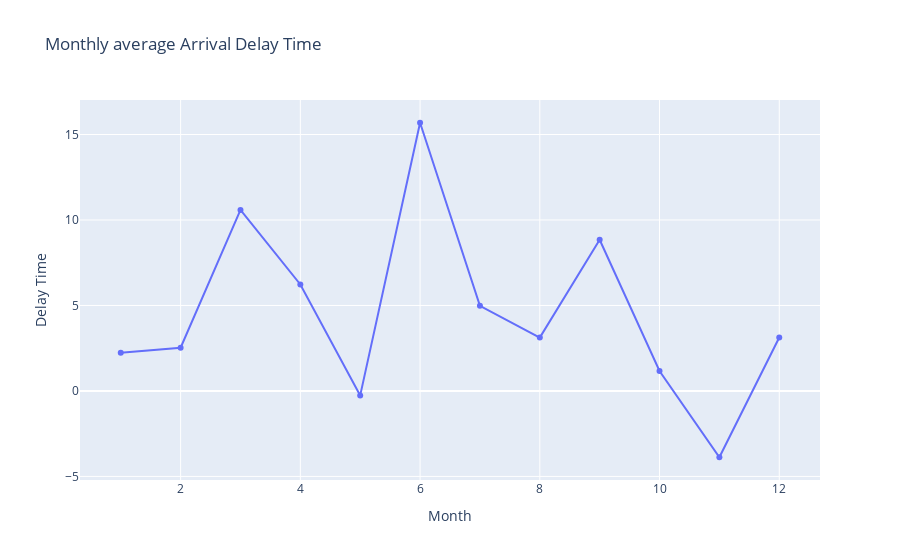

The cell this chart's notebook holds for it:
### Markdown cell above
Learn more about line plot [here](https://plotly.com/python/line-charts/?utm_medium=Exinfluencer&utm_source=Exinfluencer&utm_content=000026UJ&utm_term=10006555&utm_id=NA-SkillsNetwork-Channel-SkillsNetworkCoursesIBMDeveloperSkillsNetworkDV0101ENSkillsNetwork20297740-2022-01-01)

#### Idea: Extract average monthly arrival delay time and see how it changes over the year.

### Code cell
line_data = data.groupby('Month')['ArrDelay'].mean().reset_index()

# line_data.plot(kind='line', x='Month', y='ArrDelay')
fig = go.Figure(data=go.Scatter(x=line_data['Month'], y=line_data['ArrDelay']))
fig.update_layout(title='Monthly average Arrival Delay Time', xaxis_title='Month', yaxis_title='Delay Time')
fig.show()

### Figure 1 — Plotly figure (JSON) as saved in the notebook; plotly's stock layout.template omitted (floating-point values rounded to 4 significant figures)
{"data": [{"type": "scatter", "x": [1, 2, 3, 4, 5, 6, 7, 8, 9, 10, 11, 12], "y": [2.233, 2.529, 10.59, 6.229, -0.2609, 15.69, 4.978, 3.122, 8.842, 1.167, -3.878, 3.125]}], "layout": {"title": {"text": "Monthly average Arrival Delay Time"}, "xaxis": {"title": {"text": "Month"}}, "yaxis": {"title": {"text": "Delay Time"}}}}
